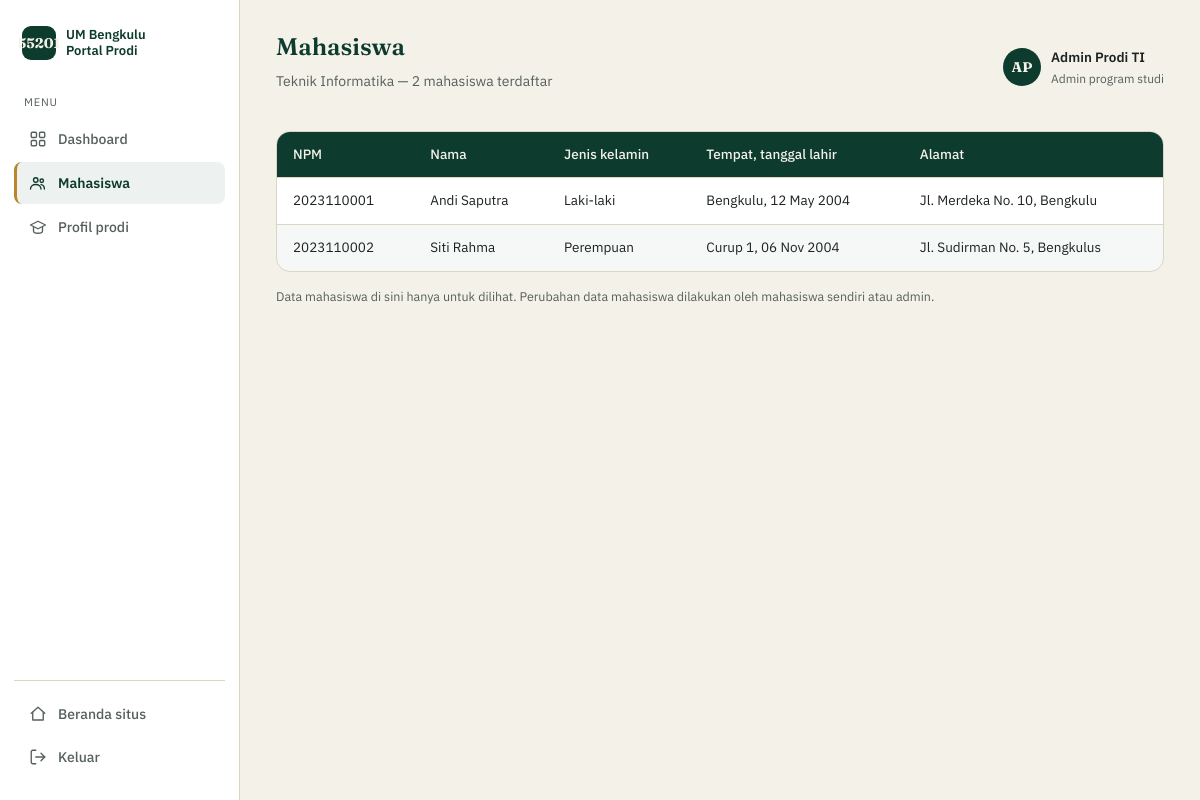
The page /studyprogram/mahasiswa.php (signed in) on the database its author committed.
### tables this page shows
CREATE TABLE `program_studi` (
  `id` int(11) NOT NULL,
  `kode_prodi` char(5) NOT NULL,
  `programstudi` varchar(100) NOT NULL,
  `id_fakultas` int(11) NOT NULL,
  `created_at` timestamp NULL DEFAULT current_timestamp(),
  `updated_at` timestamp NULL DEFAULT current_timestamp() ON UPDATE current_timestamp()
);

CREATE TABLE `mahasiswa` (
  `npm` varchar(15) NOT NULL,
  `user_id` int(11) NOT NULL,
  `jenis_kelamin` enum('laki-laki','perempuan') NOT NULL,
  `tempat_lahir` varchar(50) DEFAULT NULL,
  `tgl_lahir` date DEFAULT NULL,
  `alamat` varchar(255) DEFAULT NULL,
  `id_prodi` int(11) NOT NULL,
  `created_at` timestamp NULL DEFAULT current_timestamp(),
  `updated_at` timestamp NULL DEFAULT current_timestamp() ON UPDATE current_timestamp()
);

CREATE TABLE `users` (
  `id` int(11) NOT NULL,
  `name` varchar(100) NOT NULL,
  `email` varchar(100) NOT NULL,
  `password` varchar(255) NOT NULL,
  `role` enum('mahasiswa','prodi','admin') NOT NULL,
  `id_prodi` int(11) DEFAULT NULL,
  `created_at` timestamp NULL DEFAULT current_timestamp(),
  `updated_at` timestamp NULL DEFAULT current_timestamp() ON UPDATE current_timestamp()
);

### studyprogram/mahasiswa.php (the view, shortened to what this page needs)
<?php
include __DIR__ . '/../config/connection.php';
$id_prodi = $_SESSION['id_prodi'];
$stmt = mysqli_prepare($koneksi, "SELECT kode_prodi, programstudi FROM program_studi WHERE id = ?");
mysqli_stmt_bind_param($stmt, 'i', $id_prodi);
mysqli_stmt_execute($stmt);
$prodi = mysqli_fetch_assoc(mysqli_stmt_get_result($stmt));
$stmt2 = mysqli_prepare($koneksi, "
    SELECT m.npm, u.name AS nama_mahasiswa, m.jenis_kelamin, m.tempat_lahir, m.tgl_lahir, m.alamat
    FROM mahasiswa m JOIN users u ON m.user_id = u.id
    WHERE m.id_prodi = ? ORDER BY u.name ASC
");
mysqli_stmt_bind_param($stmt2, 'i', $id_prodi);
mysqli_stmt_execute($stmt2);
$daftar_mahasiswa = mysqli_fetch_all(mysqli_stmt_get_result($stmt2), MYSQLI_ASSOC);
function teks($nilai) {
    return htmlspecialchars($nilai ?? '-', ENT_QUOTES, 'UTF-8');
}
function tgl($nilai) {
    return empty($nilai) ? '-' : date('d M Y', strtotime($nilai));
}
function label_kelamin($nilai) {
    return $nilai === 'laki-laki' ? 'Laki-laki' : ($nilai === 'perempuan' ? 'Perempuan' : '-');
}
function inisial($nama) {
    $kata = preg_split('/\s+/', trim($nama ?? ''));
    return strtoupper(($kata[0][0] ?? '') . ($kata[1][0] ?? '')) ?: '-';
}
?>
<!DOCTYPE html>
<html lang="id">
<head>
<link rel="stylesheet" href="/style.css">
</head>
<body>
<div class="app-shell">
  <aside class="sidebar">
    <div class="sidebar-brand">
      <div class="lambang"><?= teks($prodi['kode_prodi']) ?></div>
      <div class="sidebar-brand-teks">UM Bengkulu<br>Portal Prodi</div>
    </div>
    <div class="sidebar-menu-label">Menu</div>
    <nav class="sidebar-nav">
      <a href="dashboard.php" class="sidebar-link">
        Dashboard
      </a>
      <a href="mahasiswa.php" class="sidebar-link aktif">
        <svg viewBox="0 0 24 24" fill="none" stroke="currentColor" stroke-width="1.8" stroke-linecap="round" stroke-linejoin="round"><circle cx="9" cy="8" r="3"/><path d="M2 20c0-3.5 3-6 7-6s7 2.5 7 6"/><circle cx="17" cy="9" r="2.3"/><path d="M16 14.2c2.6.3 4.5 2.3 4.5 5.8"/></svg>
        Mahasiswa
      </a>
      <a href="profil.php" class="sidebar-link">
        <svg viewBox="0 0 24 24" fill="none" stroke="currentColor" stroke-width="1.8" stroke-linecap="round" stroke-linejoin="round"><path d="M12 3 2 8l10 5 10-5-10-5z"/><path d="M6 10.5V16c0 1.5 2.7 3 6 3s6-1.5 6-3v-5.5"/></svg>
        Profil prodi
      </a>
    </nav>
    <div class="sidebar-keluar">
      <a href="/index.php" class="sidebar-link">
        <svg viewBox="0 0 24 24" fill="none" stroke="currentColor" stroke-width="1.8" stroke-linecap="round" stroke-linejoin="round"><path d="M3 11l9-8 9 8"/><path d="M5 10v10h14V10"/></svg>
        Beranda situs
      </a>
      <a href="/logout.php" class="sidebar-link">
        <svg viewBox="0 0 24 24" fill="none" stroke="currentColor" stroke-width="1.8" stroke-linecap="round" stroke-linejoin="round"><path d="M9 21H5a2 2 0 01-2-2V5a2 2 0 012-2h4"/><polyline points="16 17 21 12 16 7"/><line x1="21" y1="12" x2="9" y2="12"/></svg>
        Keluar
      </a>
    </div>
  </aside>
  <div class="app-main">
    <header class="app-topbar">
      <div>
        <h1>Mahasiswa</h1>
        <p><?= teks($prodi['programstudi']) ?> — <?= count($daftar_mahasiswa) ?> mahasiswa terdaftar</p>
      </div>
      <div class="app-topbar-profil">
        <div class="avatar-kecil"><?= teks(inisial($_SESSION['nama_tampil'])) ?></div>
        <div>
          <div class="topbar-nama"><?= teks($_SESSION['nama_tampil']) ?></div>
          <div class="topbar-sub">Admin program studi</div>
        </div>
      </div>
    </header>
    <main class="app-content">
      <?php if (empty($daftar_mahasiswa)): ?>
        <div class="kosong"><p>Belum ada mahasiswa terdaftar di program studi ini.</p></div>
      <?php else: ?>
        <div class="panel" style="padding:0;overflow:hidden;">
          <div class="tabel-bungkus" style="border:none;border-radius:0;">
            <table>
              <thead>
                <tr>
                  <th>NPM</th><th>Nama</th><th>Jenis kelamin</th>
                  <th>Tempat, tanggal lahir</th><th>Alamat</th>
                </tr>
              </thead>
              <tbody>
                <?php foreach ($daftar_mahasiswa as $m): ?>
                <tr>
                  <td><?= teks($m['npm']) ?></td>
                  <td><?= teks($m['nama_mahasiswa']) ?></td>
                  <td><?= label_kelamin($m['jenis_kelamin']) ?></td>
                  <td><?= teks($m['tempat_lahir']) ?>, <?= tgl($m['tgl_lahir']) ?></td>
                  <td><?= teks($m['alamat']) ?></td>
                </tr>
                <?php endforeach; ?>
              </tbody>
            </table>
          </div>
        </div>
        <p class="keterangan-field" style="margin-top:14px;">Data mahasiswa di sini hanya untuk dilihat. Perubahan data mahasiswa dilakukan oleh mahasiswa sendiri atau admin.</p>
      <?php endif; ?>
    </main>
  </div>
</div>
</body>
</html>

### style.css (style rules this page uses)
:root { --hijau-tua: #0D3B2E; --hijau: #1F5C46; --emas: #B8862B; --krem: #F4F1E9; --tinta: #1C2321; --tinta-lembut: #55605B; --garis: #DCD5C3; --merah: #A3372B; --merah-lembut: #FBECEA; }
* { box-sizing: border-box; }
html { scroll-behavior: smooth; }
body { margin: 0; background: var(--krem); color: var(--tinta); font-family: 'IBM Plex Sans', sans-serif; line-height: 1.6; }
h1, h2 { font-family: 'Fraunces', serif; font-weight: 600; color: var(--hijau-tua); margin: 0; }
.tabel-bungkus { overflow-x: auto; border: 1px solid var(--garis); border-radius: 6px; }
table { width: 100%; border-collapse: collapse; min-width: 880px; font-size: 13.5px; }
thead th { background: var(--hijau-tua); color: var(--krem); text-align: left; padding: 12px 16px; font-weight: 500; white-space: nowrap; }
tbody td { padding: 12px 16px; border-top: 1px solid var(--garis); }
tbody tr:nth-child(even) { background: rgba(31, 92, 70, 0.045); }
.keterangan-field { font-size: 12.5px; color: var(--tinta-lembut); margin-top: 5px; }
.app-shell { display: flex; min-height: 100vh; align-items: stretch; }
.sidebar { width: 240px; flex-shrink: 0; background: #fff; border-right: 1px solid var(--garis); padding: 22px 14px; display: flex; flex-direction: column; position: sticky; top: 0; height: 100vh; }
.sidebar-brand { display: flex; align-items: center; gap: 10px; padding: 4px 8px 26px; }
.sidebar-brand .lambang { width: 34px; height: 34px; border-radius: 9px; background: var(--hijau-tua); color: var(--krem); display: flex; align-items: center; justify-content: center; font-family: 'Fraunces', serif; font-weight: 700; font-size: 14px; flex-shrink: 0; }
.sidebar-brand-teks { font-size: 13px; font-weight: 600; color: var(--hijau-tua); line-height: 1.25; }
.sidebar-menu-label { font-size: 11px; text-transform: uppercase; letter-spacing: 0.07em; color: var(--tinta-lembut); padding: 8px 10px 6px; }
.sidebar-nav { display: flex; flex-direction: column; gap: 2px; flex: 1; }
.sidebar-link { display: flex; align-items: center; gap: 11px; padding: 10px 12px; border-radius: 8px; color: var(--tinta-lembut); text-decoration: none; font-size: 14px; font-weight: 500; border-left: 3px solid transparent; }
.sidebar-link svg { width: 18px; height: 18px; flex-shrink: 0; }
.sidebar-link.aktif { background: rgba(13,59,46,0.07); color: var(--hijau-tua); border-left-color: var(--emas); font-weight: 600; }
.sidebar-keluar { margin-top: auto; padding-top: 12px; border-top: 1px solid var(--garis); }
.app-main { flex: 1; min-width: 0; background: var(--krem); }
.app-topbar { display: flex; align-items: center; justify-content: space-between; padding: 28px 36px 6px; gap: 20px; flex-wrap: wrap; }
.app-topbar h1 { font-size: 24px; }
.app-topbar p { color: var(--tinta-lembut); font-size: 14px; margin-top: 4px; }
.app-topbar-profil { display: flex; align-items: center; gap: 10px; }
.avatar-kecil { width: 38px; height: 38px; border-radius: 50%; background: var(--hijau-tua); color: var(--krem); display: flex; align-items: center; justify-content: center; font-family: 'Fraunces', serif; font-weight: 700; font-size: 14px; flex-shrink: 0; }
.topbar-nama { font-size: 13.5px; font-weight: 600; color: var(--tinta); }
.topbar-sub { font-size: 12px; color: var(--tinta-lembut); }
.app-content { padding: 18px 36px 48px; }
.panel { background: #fff; border: 1px solid var(--garis); border-radius: 14px; padding: 24px; }

### rows shown on the page
program_studi: kode_prodi "55201", programstudi "Teknik Informatika"
mahasiswa: npm "2023110001", user.name "Andi Saputra", jenis_kelamin "Laki-laki", tempat_lahir "Bengkulu", tgl_lahir "12 May 2004", alamat "Jl. Merdeka No. 10, Bengkulu"
mahasiswa: npm "2023110002", user.name "Siti Rahma", jenis_kelamin "Perempuan", tempat_lahir "Curup 1", tgl_lahir "06 Nov 2004", alamat "Jl. Sudirman No. 5, Bengkulus"

### other values the page prints
count($daftar_mahasiswa) "2"
teks(inisial($_SESSION['nama_tampil'])) "AP"
teks($_SESSION['nama_tampil']) "Admin Prodi TI"
